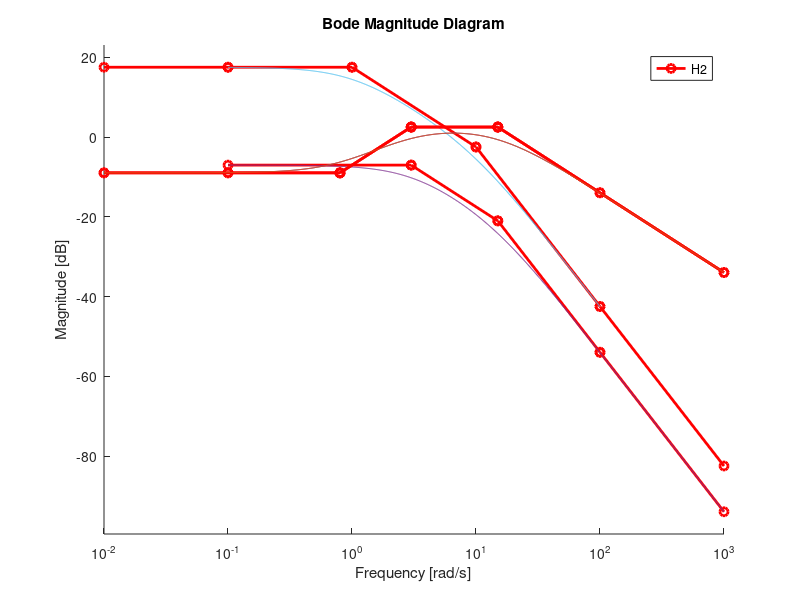

The MATLAB script that drew this image:
clc
clear
close all

hold
semilogx([0.01, 0.1], [20*log10(75/10), 20*log10(75/10)], '-o', 'LineWidth', 2, 'Color', 'r');
semilogx([0.1, 1], [20*log10(75/10), 20*log10(75/10)], '-o', 'LineWidth', 2, 'Color', 'r');
semilogx([1, 10], [20*log10(75/10), 20*log10(75/10)-20], '-o', 'LineWidth', 2, 'Color', 'r');
semilogx([10, 100], [20*log10(75/10)-20, 20*log10(75/10)-60], '-o', 'LineWidth', 2, 'Color', 'r');
semilogx([100, 1000], [20*log10(75/10)-60, 20*log10(75/10)-100], '-o', 'LineWidth', 2, 'Color', 'r');
H = zpk([], [-1, 10], -75);
bodemag(H); grid; shg; hold;

%% f'

close all

hold
semilogx([0.1, 3], [20*log10(20/45), 20*log10(20/45)], '-o', 'LineWidth', 2, 'Color', 'r');
semilogx([3, 15], [20*log10(20/45), 20*log10(20/45) + (-20)*(log10(15/3))], '-o', 'LineWidth', 2, 'Color', 'r');
semilogx([15, 100], [20*log10(20/45) + (-20)*(log10(15/3)), 20*log10(20/45) + (-20)*(log10(15/3)) + (-40)*(log10(100/15))], '-o', 'LineWidth', 2, 'Color', 'r');
semilogx([100, 1000], [20*log10(20/45) + (-20)*(log10(15/3)) + (-40)*(log10(100/15)), 20*log10(20/45) + (-20)*(log10(15/3)) + (-40)*(log10(100/15))-40], '-o', 'LineWidth', 2, 'Color', 'r');

H1 = zpk([], [-3, -15], 20);
bodemag(H1); grid; shg; hold;

%% f''

close all

hold
semilogx([0.01, 0.1], [20*log10(16/45), 20*log10(16/45)], '-o', 'LineWidth', 2, 'Color', 'r');
semilogx([0.1, 0.8], [20*log10(16/45), 20*log10(16/45)], '-o', 'LineWidth', 2, 'Color', 'r');
semilogx([0.8, 3], [20*log10(16/45), 20*log10(16/45) + 20*(log10(3/0.8))], '-o', 'LineWidth', 2, 'Color', 'r');
semilogx([3, 15], [20*log10(16/45) + 20*(log10(3/0.8)), 20*log10(16/45) + 20*(log10(3/0.8)) + (0)*(log10(15/3))], '-o', 'LineWidth', 2, 'Color', 'r');
semilogx([15, 100], [20*log10(16/45) + 20*(log10(3/0.8)) + (0)*(log10(15/3)), 20*log10(16/45) + 20*(log10(3/0.8)) + (0)*(log10(15/3)) + (-20)*(log10(100/15))], '-o', 'LineWidth', 2, 'Color', 'r');
semilogx([100, 1000], [20*log10(16/45) + 20*(log10(3/0.8)) + (0)*(log10(15/3)) + (-20)*(log10(100/15)), 20*log10(16/45) + 20*(log10(3/0.8)) + (0)*(log10(15/3)) + (-20)*(log10(100/15)) + (-20)*(log10(1000/100))], '-o', 'LineWidth', 2, 'Color', 'r');

H2 = zpk([-0.8], [-3, -15], 20);
bodemag(H2); grid; shg; hold;

%% test

close all

w = [0.01, 0.8, 3, 15, 1000];
s = [0, 20, 0, -20];
kdb = 20*log10(16/45);

hold
for i = 1:length(w)-1
    kdbdiff = s(i)*log10(w(i+1)/w(i));
    semilogx([w(i), w(i+1)], [kdb, kdb + kdbdiff], '-o', 'LineWidth', 2, 'Color', 'r');
    kdb = kdb + kdbdiff;
end

H2 = zpk([-0.8], [-3, -15], 20);
bodemag(H2); grid; shg; hold;
